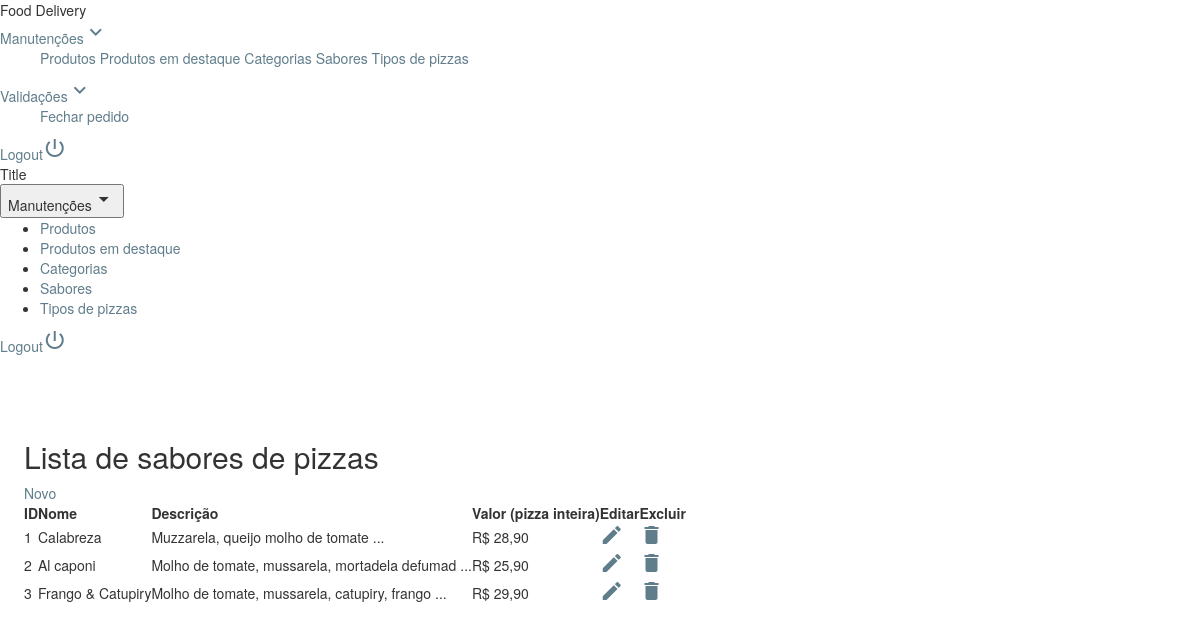
Page /admin/protected/administrador/index.php?ctrl=sabor (signed in) on the committed database.
### tables this page shows
CREATE TABLE `sabor` (
  `idSabor` int(11) NOT NULL,
  `nome` varchar(30) NOT NULL,
  `descricao` varchar(150) NOT NULL,
  `valor` float NOT NULL,
  `imagem` varchar(36) NOT NULL
);

### admin/protected/controller/sabor.php (called while the page is built, shortened)
<?php
require SERVER_ROOT . 'admin/protected/model/saborModel.php';
class Sabor {
    private $model;
    function __construct() {
        $this->model = new SaborModel();
    }
    public function index() {
        $dados = $this->model->buscarTodos();
        require SERVER_ROOT . 'admin/protected/view/sabor/listar.php';
    }
}

### admin/protected/libs/conexao.php (called while the page is built, shortened)
<?php
class Conexao {
    public function estabeleceConexao() {
        try {
            $this->bd = new PDO(
                    BD_TIPO.':host='.BD_HOST.';dbname='.BD_NOME,
                    BD_USUARIO,
                    BD_SENHA
                );
        } catch (PDOException $exc) {
            echo '<script>window.alert("Houve um problema com a conexão ao banco de dados!\nEntre em contato com o administrador do sistema!");</script>';
            exit;
        }
    }
}

### admin/protected/model/saborModel.php (called while the page is built, shortened)
<?php
class SaborModel extends Conexao {
    public function buscarTodos() {
        $select = "SELECT * FROM sabor ";
        $query = $this->bd->query($select);
        if (is_bool($query)) {
            return false;
        } else {
            return $query->fetchAll();
        }
    }
}

### admin/protected/view/sabor/listar.php (the view)
<h2>Lista de sabores de pizzas</h2>
<div class="mdl-layout-spacer" style="display: inline">
    <a class="mdl-button mdl-js-button mdl-button--raised mdl-button--colored"
       href="index.php?ctrl=sabor&acao=novo">Novo</a>
</div><br/>
<table id="tabela" class="mdl-data-table mdl-js-data-table mdl-shadow--3dp">
    <thead>
    <th>ID</th>
    <th>Nome</th>
    <th>Descrição</th>
    <th>Valor (pizza inteira)</th>
    <th>Editar</th>
    <th>Excluir</th>
</thead>
<tbody>
    <?php if (count($dados) == 0) { ?>
        <tr>
            <td colspan="6" style="text-align: center">Nenhum resultado encontrado</td>
        </tr>
        <?php
    } else {
        foreach ($dados as $item) {
            $id = $item['idSabor'];
            ?>
            <tr>
                <td><?php echo $id ?></td>
                <td class="mdl-data-table__cell--non-numeric"><?php echo $item['nome'] ?></td>
                <td class="mdl-data-table__cell--non-numeric"><?php echo substr($item['descricao'], 0, 45) . " ..."; ?></td>
                <td>R$ <?php echo number_format($item['valor'], 2, ',', ' '); ?></td>
                <td><a href='index.php?ctrl=sabor&acao=buscar&id=<?php echo $id ?>'><i class="material-icons">edit</i></a></td>
                <td><a href='index.php?ctrl=sabor&acao=excluir&id=<?php echo $id ?>' onclick="return confirm('Deseja excluir este registro?')"><i class="material-icons">delete</i></a></td>
            </tr>
        <?php }
    }
    ?>
</tbody>
</table>

### admin/estilo.css (style rules this page uses)
.mdl-data-table { border-radius: 5px; }
a { color: rgb(96, 125, 139); }

### admin/protected/administrador/index.php (style rules this page uses)
a { text-decoration: none !important; }

### rows in the picture
sabor: idSabor "1", nome "Calabreza", descricao "Muzzarela, queijo molho de tomate", valor "28,90"
sabor: idSabor "2", nome "Al caponi", descricao "Molho de tomate, mussarela, mortadela defumad", valor "25,90"
sabor: idSabor "3", nome "Frango & Catupiry", descricao "Molho de tomate, mussarela, catupiry, frango", valor "29,90"
